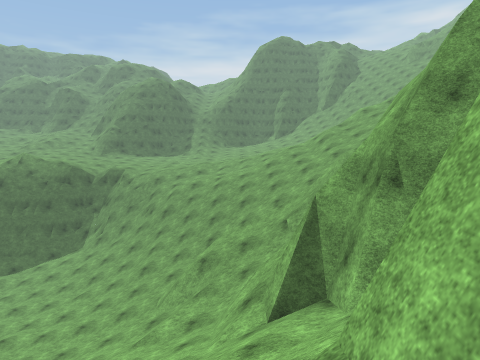
[1] (above)

12 first-person views from a walk through a Unity game level. The camera is 1.3 m above the floor, tilts 4° down and sees 70° across. The floor is counted in squares, 2 m on a side. Each view is taken from the middle of a square. On the plan, view 1 faces up. The plan holds only what a view shows up to about 10 squares ahead; the rest is blank. The place goes on beyond the plan. The player character is not drawn. Surface patterns are stand-ins for the level's own textures.

[2]
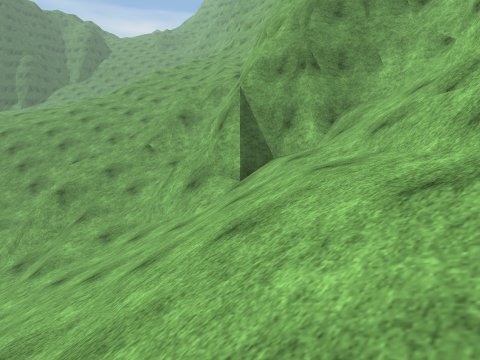

[3]
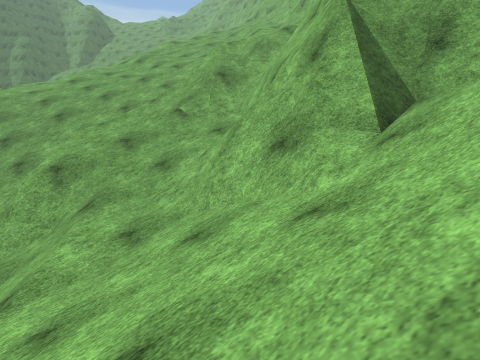

[4]
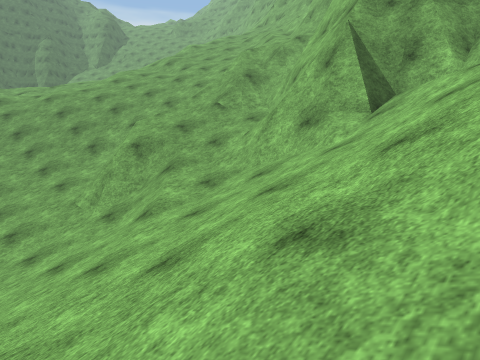

[5]
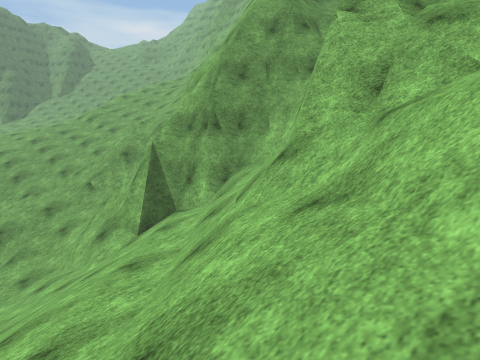

[6]
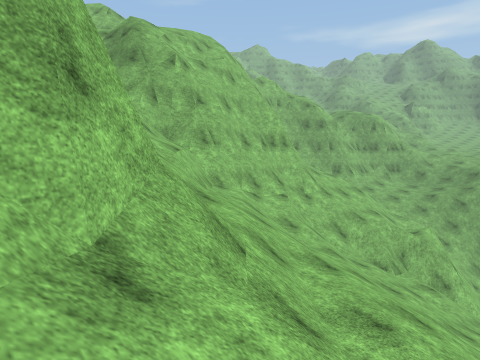

[7]
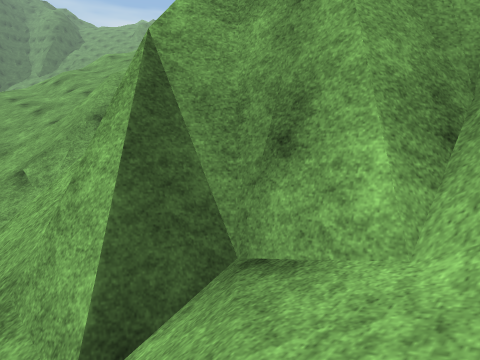

[8]
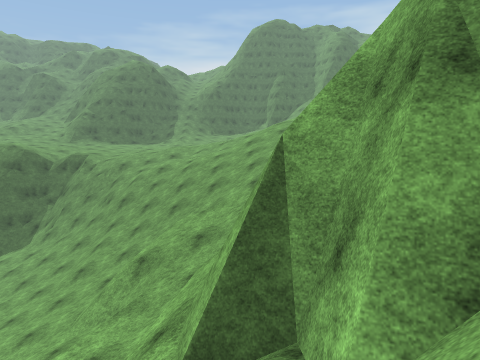

[9]
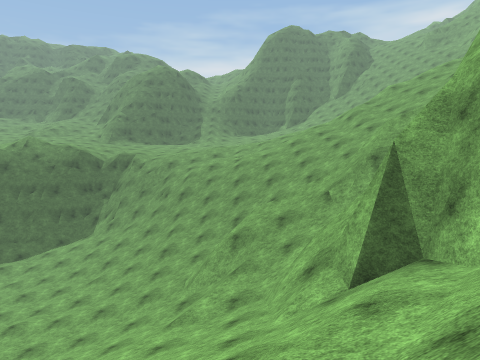

[10]
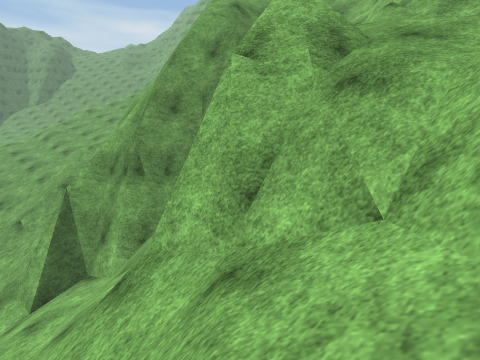

[11]
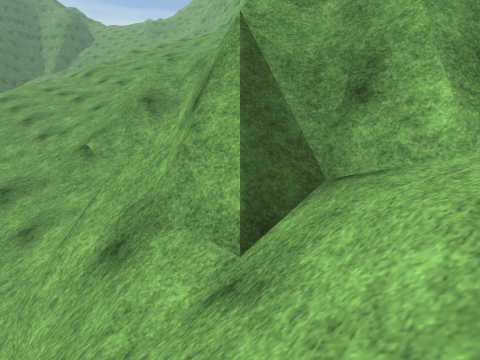

[12]
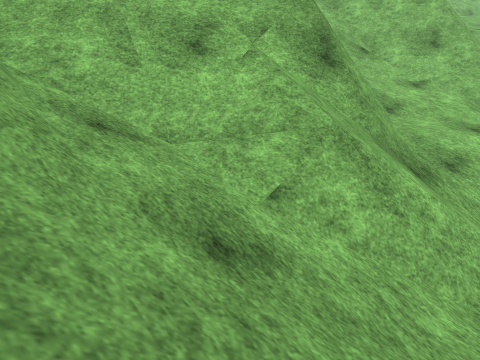

### Floor plan
Key: @ floor where view 1 was taken; # wall or solid block; . main floor; - floor 1 m lower than the main floor; / step, stairs or slope; = window, fence, low wall or low ledge.
Columns run from 10 left of view 1 to 5 right of it. Each row starts with its distance up from view 1.
 16          /////
 15        ///////
 14        ////////
 13     ///////////
 12     /////// /=
 11    /.////=///=//
 10    -////=////#=/
  9    /..//////##
  8      /////=###
  7       ////=##
  6      //////##
  5      ///////##
  4       ///////#
  3    /////////##
  2 ##////////=###
  1  //////////##
  0   #///////@#
 -1    ///////==
 -2     =//==
 -3     ###=#
 -4      ##=
 -5       ##
 -6        #

Where each view was taken, in squares from view 1:
view 1: 0 up, 0 right, facing up
view 2: 1 up, 4 left, facing up-right
view 3: 4 up, 3 left, facing up-right
view 4: 3 up, 5 left, facing up-right
view 5: 1 down, 3 left, facing up-right
view 6: 4 up, 2 right, facing down-left
view 7: 4 up, 0 right, facing up-right
view 8: 3 up, 1 right, facing up
view 9: 1 up, 1 left, facing up
view 10: 1 down, 1 left, facing up-right
view 11: 4 up, 1 left, facing up-right
view 12: 10 up, 1 left, facing down-right
